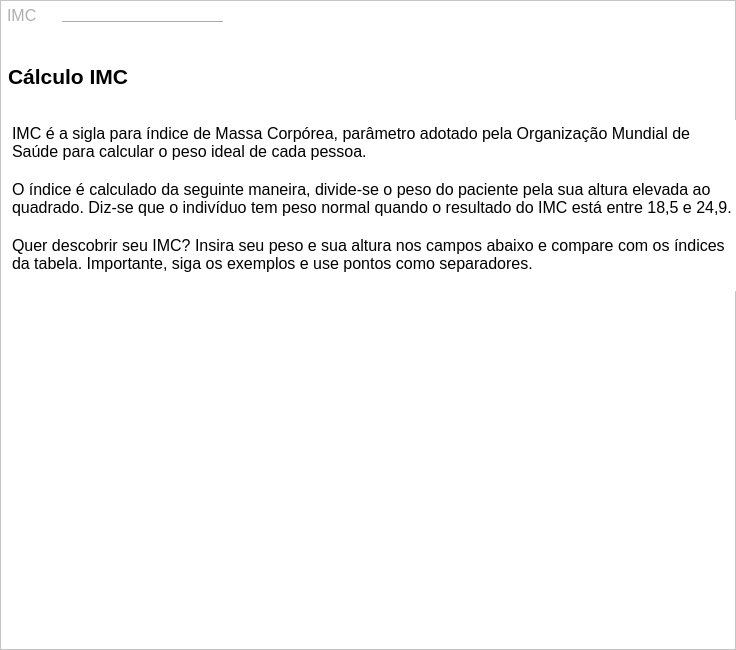
<?xml version="1.0" encoding="UTF-8"?>
<ui version="4.0">
 <class>imc</class>
 <widget class="QMainWindow" name="imc">
  <property name="geometry">
   <rect>
    <x>0</x>
    <y>0</y>
    <width>736</width>
    <height>650</height>
   </rect>
  </property>
  <property name="windowTitle">
   <string>IMC</string>
  </property>
  <widget class="QWidget" name="centralwidget">
   <layout class="QGridLayout" name="gridLayout">
    <property name="leftMargin">
     <number>0</number>
    </property>
    <property name="topMargin">
     <number>0</number>
    </property>
    <property name="rightMargin">
     <number>0</number>
    </property>
    <property name="bottomMargin">
     <number>0</number>
    </property>
    <property name="spacing">
     <number>0</number>
    </property>
    <item row="0" column="0">
     <widget class="QFrame" name="frame">
      <property name="styleSheet">
       <string notr="true">background-color: rgb(255, 255, 255);</string>
      </property>
      <property name="frameShape">
       <enum>QFrame::StyledPanel</enum>
      </property>
      <property name="frameShadow">
       <enum>QFrame::Raised</enum>
      </property>
      <widget class="QTextEdit" name="textEdit">
       <property name="geometry">
        <rect>
         <x>3</x>
         <y>2</y>
         <width>61</width>
         <height>31</height>
        </rect>
       </property>
       <property name="styleSheet">
        <string notr="true">font: 12pt &quot;Courier&quot;;
border: none;</string>
       </property>
       <property name="html">
        <string>&lt;!DOCTYPE HTML PUBLIC &quot;-//W3C//DTD HTML 4.0//EN&quot; &quot;http://www.w3.org/TR/REC-html40/strict.dtd&quot;&gt;
&lt;html&gt;&lt;head&gt;&lt;meta name=&quot;qrichtext&quot; content=&quot;1&quot; /&gt;&lt;style type=&quot;text/css&quot;&gt;
p, li { white-space: pre-wrap; }
&lt;/style&gt;&lt;/head&gt;&lt;body style=&quot; font-family:'Courier'; font-size:12pt; font-weight:400; font-style:normal;&quot;&gt;
&lt;p style=&quot; margin-top:0px; margin-bottom:0px; margin-left:0px; margin-right:0px; -qt-block-indent:0; text-indent:0px;&quot;&gt;&lt;span style=&quot; font-family:'MS Shell Dlg 2'; color:#afafaf;&quot;&gt;IMC&lt;/span&gt;&lt;/p&gt;&lt;/body&gt;&lt;/html&gt;</string>
       </property>
      </widget>
      <widget class="Line" name="line">
       <property name="geometry">
        <rect>
         <x>62</x>
         <y>12</y>
         <width>161</width>
         <height>20</height>
        </rect>
       </property>
       <property name="orientation">
        <enum>Qt::Horizontal</enum>
       </property>
      </widget>
      <widget class="QTextEdit" name="textEdit_2">
       <property name="geometry">
        <rect>
         <x>4</x>
         <y>60</y>
         <width>141</width>
         <height>41</height>
        </rect>
       </property>
       <property name="styleSheet">
        <string notr="true">font: 8pt &quot;Arial&quot;;
border: none;</string>
       </property>
       <property name="html">
        <string>&lt;!DOCTYPE HTML PUBLIC &quot;-//W3C//DTD HTML 4.0//EN&quot; &quot;http://www.w3.org/TR/REC-html40/strict.dtd&quot;&gt;
&lt;html&gt;&lt;head&gt;&lt;meta name=&quot;qrichtext&quot; content=&quot;1&quot; /&gt;&lt;style type=&quot;text/css&quot;&gt;
p, li { white-space: pre-wrap; }
&lt;/style&gt;&lt;/head&gt;&lt;body style=&quot; font-family:'Arial'; font-size:8pt; font-weight:400; font-style:normal;&quot;&gt;
&lt;p style=&quot; margin-top:0px; margin-bottom:0px; margin-left:0px; margin-right:0px; -qt-block-indent:0; text-indent:0px;&quot;&gt;&lt;span style=&quot; font-family:'MS Shell Dlg 2'; font-size:16pt; font-weight:600;&quot;&gt;Cálculo IMC&lt;/span&gt;&lt;/p&gt;&lt;/body&gt;&lt;/html&gt;</string>
       </property>
      </widget>
      <widget class="QTextEdit" name="textEdit_3">
       <property name="geometry">
        <rect>
         <x>8</x>
         <y>120</y>
         <width>731</width>
         <height>171</height>
        </rect>
       </property>
       <property name="styleSheet">
        <string notr="true">font: 10pt &quot;Arial&quot;;
border:none;</string>
       </property>
       <property name="html">
        <string>&lt;!DOCTYPE HTML PUBLIC &quot;-//W3C//DTD HTML 4.0//EN&quot; &quot;http://www.w3.org/TR/REC-html40/strict.dtd&quot;&gt;
&lt;html&gt;&lt;head&gt;&lt;meta name=&quot;qrichtext&quot; content=&quot;1&quot; /&gt;&lt;style type=&quot;text/css&quot;&gt;
p, li { white-space: pre-wrap; }
&lt;/style&gt;&lt;/head&gt;&lt;body style=&quot; font-family:'Arial'; font-size:10pt; font-weight:400; font-style:normal;&quot;&gt;
&lt;p style=&quot; margin-top:0px; margin-bottom:0px; margin-left:0px; margin-right:0px; -qt-block-indent:0; text-indent:0px;&quot;&gt;&lt;span style=&quot; font-size:12pt;&quot;&gt;IMC é a sigla para índice de Massa Corpórea, parâmetro adotado pela Organização Mundial de Saúde para calcular o peso ideal de cada pessoa.&lt;/span&gt;&lt;/p&gt;
&lt;p style=&quot;-qt-paragraph-type:empty; margin-top:0px; margin-bottom:0px; margin-left:0px; margin-right:0px; -qt-block-indent:0; text-indent:0px; font-size:12pt;&quot;&gt;&lt;br /&gt;&lt;/p&gt;
&lt;p style=&quot; margin-top:0px; margin-bottom:0px; margin-left:0px; margin-right:0px; -qt-block-indent:0; text-indent:0px;&quot;&gt;&lt;span style=&quot; font-size:12pt;&quot;&gt;O índice é calculado da seguinte maneira, divide-se o peso do paciente pela sua altura elevada ao quadrado. Diz-se que o indivíduo tem peso normal quando o resultado do IMC está entre 18,5 e 24,9.&lt;/span&gt;&lt;/p&gt;
&lt;p style=&quot;-qt-paragraph-type:empty; margin-top:0px; margin-bottom:0px; margin-left:0px; margin-right:0px; -qt-block-indent:0; text-indent:0px; font-size:12pt;&quot;&gt;&lt;br /&gt;&lt;/p&gt;
&lt;p style=&quot; margin-top:0px; margin-bottom:0px; margin-left:0px; margin-right:0px; -qt-block-indent:0; text-indent:0px;&quot;&gt;&lt;span style=&quot; font-size:12pt;&quot;&gt;Quer descobrir seu IMC? Insira seu peso e sua altura nos campos abaixo e compare com os índices da tabela. Importante, siga os exemplos e use pontos como separadores.&lt;/span&gt;&lt;/p&gt;&lt;/body&gt;&lt;/html&gt;</string>
       </property>
      </widget>
     </widget>
    </item>
   </layout>
  </widget>
 </widget>
 <resources/>
 <connections/>
</ui>
